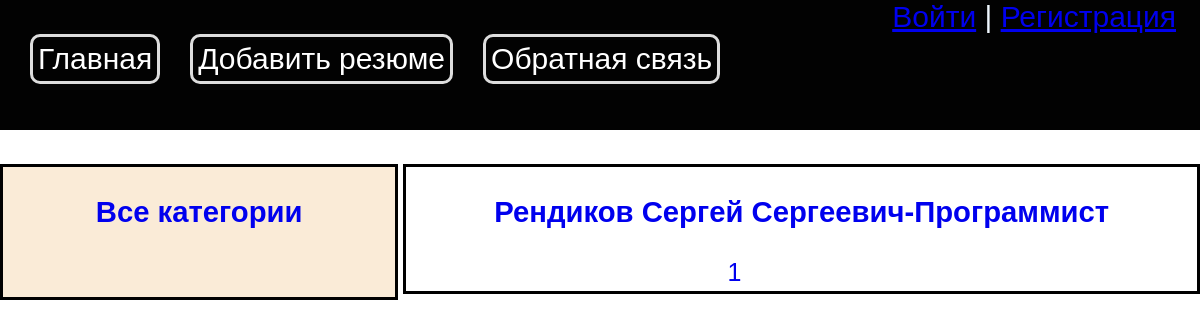
The app's page /, older data.
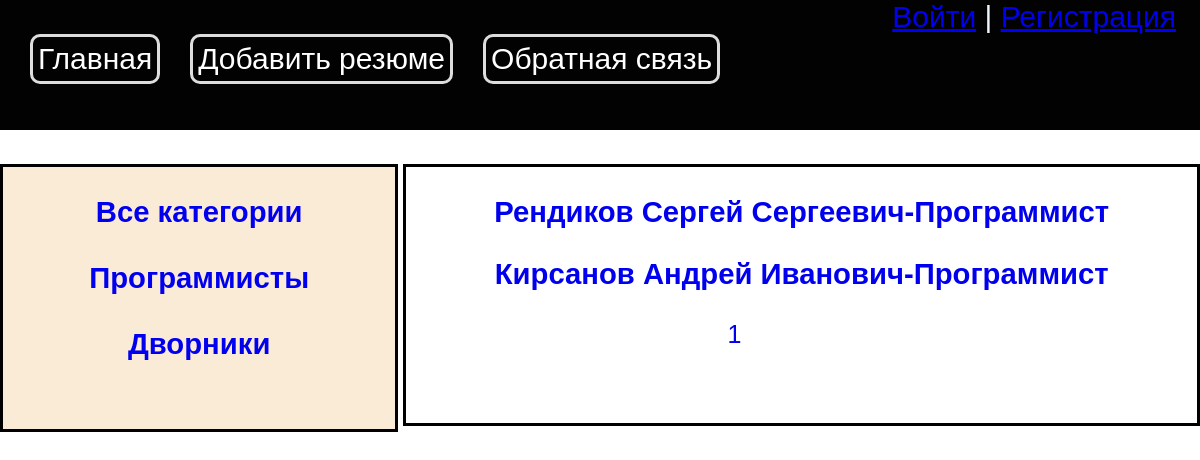
The same page, newer data.
### main/models.py (models this page shows, shortened)
class Resume(models.Model):
    name = models.CharField(max_length=255)
    slug = models.SlugField(max_length=255, db_index=True, unique=True)
    date = models.CharField(max_length=255)
    city = models.CharField(max_length=255)
    telephon_number = models.CharField(max_length=255)
    emeil = models.EmailField()
    profession = models.CharField(max_length=255)
    payment = models.CharField(max_length=255)
    competencies = models.TextField()
    time_create = models.DateTimeField(auto_now_add=True)
    time_update = models.DateTimeField(auto_now=True)
    is_published = models.BooleanField(default=True)
    cat = models.ForeignKey('Categories', on_delete=models.PROTECT)
    photo = models.ImageField(upload_to="photos/%Y/%m/%d/", default=None, blank=True, null=True, verbose_name="Фото")
    class Meta:
        verbose_name = 'Резюме'
        verbose_name_plural = 'Резюме'
    def get_absolute_url(self):
        return reverse('hanter', kwargs={'h_slug': self.slug})

class Categories(models.Model):
    name = models.CharField(max_length=255)
    slug = models.SlugField(max_length=255, db_index=True, unique=True)
    def get_absolute_url(self):
        return reverse('category', kwargs={'cat_slug': self.slug})
    class Meta:
        verbose_name = 'Категории'
        verbose_name_plural = 'Категории'

### main/views.py (the view)
# urls.py: path('', views.index, name='home'),
def index(request):
    category = Categories.objects.all()
    contact_list = Resume.objects.all()
    paginator = Paginator(contact_list, 3)
    page_number = request.GET.get('page')
    page_obj = paginator.get_page(page_number)
    return render(request, 'main/index.html', {'category': category, 'menu': menu, 'page_obj': page_obj})

### main/templatetags/main_tags.py (called while the page is built)
@register.simple_tag
def get_menu():
    return menu

### main/templates/main/index.html (shortened to what this page needs)
{% extends 'base.html' %}
{% block content %}
    <div class="str_resume"><h1>{{title}}</h1>
    <div class="content-index">
            <div class="left-category">
                <h3>
                    <a href="{% url 'home' %}">Все категории</a>
                    <br><br>
                    {% for p in category %}
                    <a href="{{ p.get_absolute_url }}">{{p.name}}</a>
                    <br><br>
                    {% endfor %}
                </h3>
            </div>
            <div class="name-r">
                {% for item in page_obj %}
                <a href="{{ item.get_absolute_url }}"><h3>{{item.name}}-{{item.profession}}</h3></a>
                {% endfor %}
                <div class="paginat">
                    {% for p in page_obj.paginator.page_range %}
                    <div>
                        <a href="?page={{ p }}">{{ p }}</a>
                    </div>
                    {% endfor %}
                </div>
            </div>
        </div>
    </div>
{% endblock %}

### templates/base.html (shortened to what this page needs)
{% load static %}
{% load main_tags %}
<!DOCTYPE html>
<html lang="en">
<head>
    <link type="text/css" href="{% static 'main/css/style.css' %}" rel="stylesheet" />
</head>
<body>
    <div class="header">
        {% get_menu as menu %}
        {% for m in menu %}
        <li class="li-menu"><a class="a" href="{% url m.url_name %}"><div class="div-menu">{{m.title}}</div></a></li>
        {% endfor %}
        {% if user.is_authenticated %}
				<li class="last"><a href="#">{{user.username}}</a> | <a href="{% url 'users:logout' %}">Выйти</a></li>
        {% else %}
        <li class="last"><a href="{% url 'users:login' %}">Войти</a> | <a href="{% url 'users:register' %}">Регистрация</a></li>
        {% endif %}
    </div>
    {% block content %}
    {% endblock %}
</body>
</html>

### main/static/main/css/style.css (style rules this page uses)
html, body { font-family: 'Arial'; margin: 0; padding: 0; height: 100%; width: 100%; color: #020202; }
.header { display: grid; background-color: #020202; grid-template-columns: auto auto auto 1fr; color: aliceblue; font-size: 30px; text-align: center; height: 130px; }
.last { text-align: right; margin-right: 5%; }
li { list-style-type: none; }
.li-menu { margin-left: 30px; }
.a { text-decoration: none; color: white; padding-left: 30px; }
.div-menu { border: 3px solid #ddd; padding: 5px; border-radius: 10px; }
.content-index { display: grid; grid-template-columns: 1fr 2fr; grid-gap: 5px; }
.content-index a { text-decoration: none; }
.left-category { height: 100%; border: 3px solid black; background-color: antiquewhite; }
.str_resume { text-align: center; font-size:25px; }
.name-r { border: 3px solid black; }
.paginat { display: flex; text-align: center; margin-left: 40%; }
.paginat div { margin-left: 5px; }

Row changes from the older to the newer data that the page shows:
added Categories: name "Программисты"
added Categories: name "Дворники"
added Resume: name "Кирсанов Андрей Иванович", profession "Программист"
